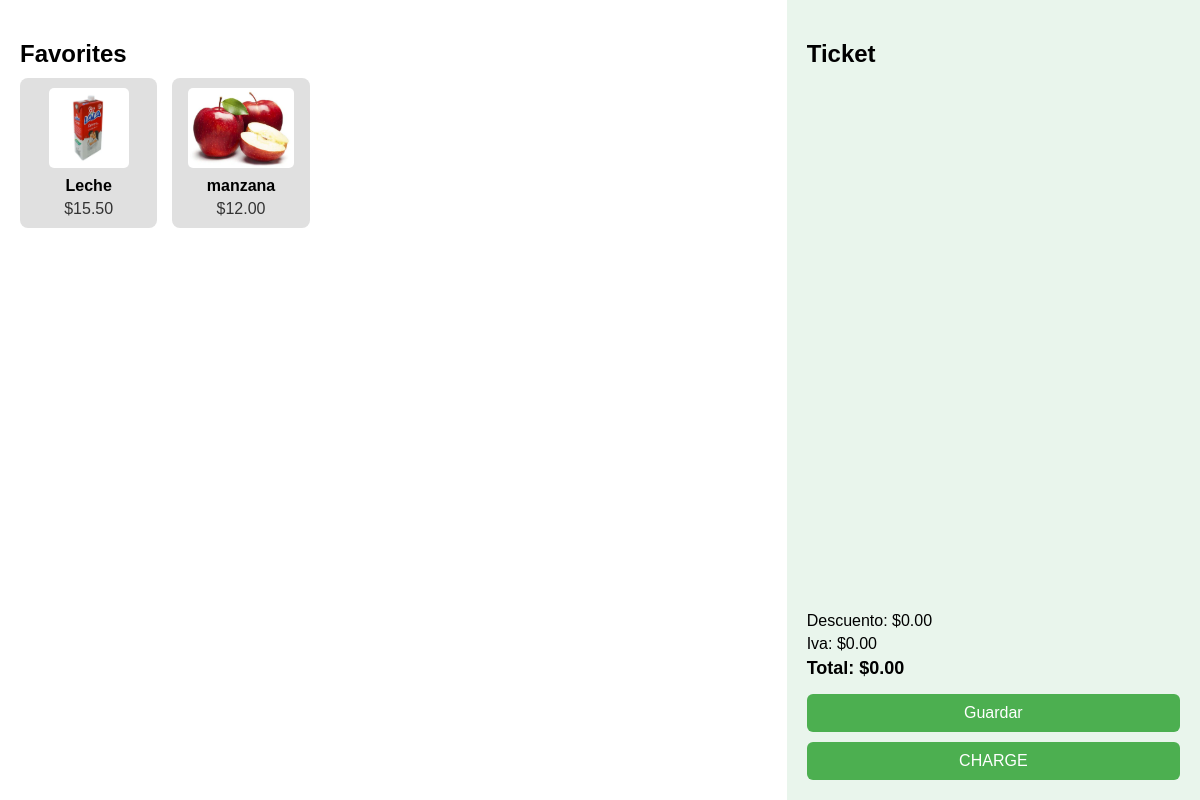
/cajero/, run on the app's committed database.
### tasks/models.py (models this page shows, shortened)
class Producto(models.Model):
    nombre = models.CharField(max_length=100)
    descripcion = models.TextField(default='Sin descripción')
    precio = models.DecimalField(max_digits=10, decimal_places=2)
    stock = models.IntegerField(default=0)
    codigo_barras = models.CharField(max_length=50, unique=True)
    proveedor = models.ForeignKey('Proveedor', on_delete=models.CASCADE, null=True, blank=True)
    imagen = models.ImageField(upload_to='productos/', blank=True, null=True)  # ✅ Agrega esta línea

### tasks/views.py (the view)
# urls.py: path('cajero/', views.cajero_dashboard, name='cajero_dashboard'),
def cajero_dashboard(request):
    productos = Producto.objects.all()
    return render(request, 'cajero_dashboard.html', {'productos': productos})

### tasks/context_processors.py (called while the page is built)
def rol_usuario(request):
    if request.user.is_authenticated:
        try:
            return {'user_rol': request.user.usuario.rol.nombre_rol}
        except:
            return {'user_rol': None}
    return {'user_rol': None}

### tasks/templates/cajero_dashboard.html (shortened to what this page needs)
{% load static %}
<!DOCTYPE html>
<html lang="en">
<head>
  <link rel="stylesheet" href="{% static 'css/styles.css' %}">
</head>
<body>
  <div class="container">
    <div class="products-panel">
      <h2>Favorites</h2>
      <div class="grid" id="products">
        {% for producto in productos %}
        <div class="product" data-name="{{ producto.nombre }}" data-price="{{ producto.precio }}">
          {% if producto.imagen %}
            <img src="{{ producto.imagen.url }}" alt="{{ producto.nombre }}">
          {% else %}
            <img src="{% static 'img/default.png' %}" alt="default">
          {% endif %}
          <p>{{ producto.nombre }}</p>
          <span>${{ producto.precio }}</span>
        </div>
        {% endfor %}
      </div>
    </div>
    <div class="ticket-panel">
      <h2>Ticket</h2>
      <ul id="ticket-list"></ul>
      <div class="summary">
        <p>Descuento: <span id="discount">$0.00</span></p>
        <p>Iva: <span id="tax">$0.00</span></p>
        <p class="total">Total: <span id="total">$0.00</span></p>
        <button id="save">Guardar</button>
        <button id="charge">CHARGE</button>
      </div>
    </div>
  </div>
</body>
</html>

### tasks/static/css/styles.css (style rules this page uses)
body { font-family: Arial, sans-serif; margin: 0; background: #f5f5f5; }
.container { display: flex; height: 100vh; }
.products-panel { flex: 2; padding: 20px; background: #ffffff; overflow-y: auto; }
.products-panel h2 { margin-bottom: 10px; }
.grid { display: grid; grid-template-columns: repeat(auto-fill, minmax(120px, 1fr)); gap: 15px; }
.product { background: #e0e0e0; border-radius: 8px; text-align: center; padding: 10px; cursor: pointer; transition: background 0.2s; }
.product img { max-width: 100%; height: 80px; object-fit: contain; border-radius: 5px; }
.product p { margin: 5px 0; font-weight: bold; }
.product span { display: block; color: #333; }
.ticket-panel { flex: 1; background: #e9f5ec; padding: 20px; display: flex; flex-direction: column; }
.ticket-panel h2 { margin-bottom: 10px; }
#ticket-list { list-style: none; padding: 0; flex: 1; overflow-y: auto; }
.summary { margin-top: auto; }
.summary p { margin: 5px 0; }
.total { font-weight: bold; font-size: 18px; }
button { width: 100%; margin-top: 10px; padding: 10px; background: #4caf50; color: white; border: none; border-radius: 6px; font-size: 16px; cursor: pointer; }

### data on the page
Producto: imagen (picture), nombre "Leche", precio "15.50"
Producto: imagen (picture), nombre "manzana", precio "12.00"
